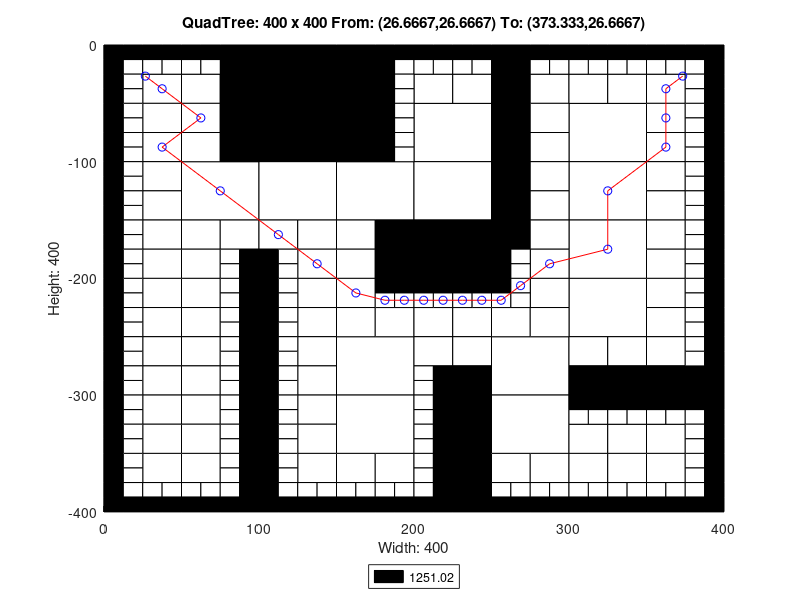

Here is the MATLAB script that generated this plot:
axis([0 400 -400 0]);
title('QuadTree: 400 x 400 From: (26.6667,26.6667) To: (373.333,26.6667)');
xlabel('Width: 400');
ylabel('Height: 400');
rectangle('Position',[100 -50 50 50], 'FaceColor',[0 0 0]);
rectangle('Position',[100 -100 50 50], 'FaceColor',[0 0 0]);
rectangle('Position',[50 -150 50 50], 'FaceColor',[1 1 1]);
rectangle('Position',[100 -150 50 50], 'FaceColor',[1 1 1]);
rectangle('Position',[150 -150 50 50], 'FaceColor',[1 1 1]);
rectangle('Position',[200 -100 50 50], 'FaceColor',[1 1 1]);
rectangle('Position',[300 -100 50 50], 'FaceColor',[1 1 1]);
rectangle('Position',[200 -150 50 50], 'FaceColor',[1 1 1]);
rectangle('Position',[200 -200 50 50], 'FaceColor',[0 0 0]);
rectangle('Position',[300 -150 50 50], 'FaceColor',[1 1 1]);
rectangle('Position',[300 -200 50 50], 'FaceColor',[1 1 1]);
rectangle('Position',[150 -300 50 50], 'FaceColor',[1 1 1]);
rectangle('Position',[150 -350 50 50], 'FaceColor',[1 1 1]);
rectangle('Position',[250 -300 50 50], 'FaceColor',[1 1 1]);
rectangle('Position',[300 -250 50 50], 'FaceColor',[1 1 1]);
rectangle('Position',[250 -350 50 50], 'FaceColor',[1 1 1]);
rectangle('Position',[25 -50 25 25], 'FaceColor',[1 1 1]);
rectangle('Position',[75 -25 25 25], 'FaceColor',[0 0 0]);
rectangle('Position',[50 -50 25 25], 'FaceColor',[1 1 1]);
rectangle('Position',[75 -50 25 25], 'FaceColor',[0 0 0]);
rectangle('Position',[25 -75 25 25], 'FaceColor',[1 1 1]);
rectangle('Position',[25 -100 25 25], 'FaceColor',[1 1 1]);
rectangle('Position',[50 -75 25 25], 'FaceColor',[1 1 1]);
rectangle('Position',[75 -75 25 25], 'FaceColor',[0 0 0]);
rectangle('Position',[50 -100 25 25], 'FaceColor',[1 1 1]);
rectangle('Position',[75 -100 25 25], 'FaceColor',[0 0 0]);
rectangle('Position',[150 -25 25 25], 'FaceColor',[0 0 0]);
rectangle('Position',[150 -50 25 25], 'FaceColor',[0 0 0]);
rectangle('Position',[150 -75 25 25], 'FaceColor',[0 0 0]);
rectangle('Position',[150 -100 25 25], 'FaceColor',[0 0 0]);
rectangle('Position',[25 -125 25 25], 'FaceColor',[1 1 1]);
rectangle('Position',[25 -150 25 25], 'FaceColor',[1 1 1]);
rectangle('Position',[25 -175 25 25], 'FaceColor',[1 1 1]);
rectangle('Position',[25 -200 25 25], 'FaceColor',[1 1 1]);
rectangle('Position',[50 -175 25 25], 'FaceColor',[1 1 1]);
rectangle('Position',[75 -175 25 25], 'FaceColor',[1 1 1]);
rectangle('Position',[50 -200 25 25], 'FaceColor',[1 1 1]);
rectangle('Position',[100 -175 25 25], 'FaceColor',[1 1 1]);
rectangle('Position',[125 -175 25 25], 'FaceColor',[1 1 1]);
rectangle('Position',[125 -200 25 25], 'FaceColor',[1 1 1]);
rectangle('Position',[150 -175 25 25], 'FaceColor',[1 1 1]);
rectangle('Position',[175 -175 25 25], 'FaceColor',[0 0 0]);
rectangle('Position',[150 -200 25 25], 'FaceColor',[1 1 1]);
rectangle('Position',[175 -200 25 25], 'FaceColor',[0 0 0]);
rectangle('Position',[200 -50 25 25], 'FaceColor',[1 1 1]);
rectangle('Position',[225 -50 25 25], 'FaceColor',[1 1 1]);
rectangle('Position',[250 -25 25 25], 'FaceColor',[0 0 0]);
rectangle('Position',[250 -50 25 25], 'FaceColor',[0 0 0]);
rectangle('Position',[275 -50 25 25], 'FaceColor',[1 1 1]);
rectangle('Position',[250 -75 25 25], 'FaceColor',[0 0 0]);
rectangle('Position',[275 -75 25 25], 'FaceColor',[1 1 1]);
rectangle('Position',[250 -100 25 25], 'FaceColor',[0 0 0]);
rectangle('Position',[275 -100 25 25], 'FaceColor',[1 1 1]);
rectangle('Position',[300 -50 25 25], 'FaceColor',[1 1 1]);
rectangle('Position',[325 -50 25 25], 'FaceColor',[1 1 1]);
rectangle('Position',[350 -50 25 25], 'FaceColor',[1 1 1]);
rectangle('Position',[350 -75 25 25], 'FaceColor',[1 1 1]);
rectangle('Position',[350 -100 25 25], 'FaceColor',[1 1 1]);
rectangle('Position',[250 -125 25 25], 'FaceColor',[0 0 0]);
rectangle('Position',[275 -125 25 25], 'FaceColor',[1 1 1]);
rectangle('Position',[250 -150 25 25], 'FaceColor',[0 0 0]);
rectangle('Position',[275 -150 25 25], 'FaceColor',[1 1 1]);
rectangle('Position',[250 -175 25 25], 'FaceColor',[0 0 0]);
rectangle('Position',[275 -175 25 25], 'FaceColor',[1 1 1]);
rectangle('Position',[275 -200 25 25], 'FaceColor',[1 1 1]);
rectangle('Position',[350 -125 25 25], 'FaceColor',[1 1 1]);
rectangle('Position',[350 -150 25 25], 'FaceColor',[1 1 1]);
rectangle('Position',[350 -175 25 25], 'FaceColor',[1 1 1]);
rectangle('Position',[350 -200 25 25], 'FaceColor',[1 1 1]);
rectangle('Position',[25 -225 25 25], 'FaceColor',[1 1 1]);
rectangle('Position',[25 -250 25 25], 'FaceColor',[1 1 1]);
rectangle('Position',[50 -225 25 25], 'FaceColor',[1 1 1]);
rectangle('Position',[50 -250 25 25], 'FaceColor',[1 1 1]);
rectangle('Position',[25 -275 25 25], 'FaceColor',[1 1 1]);
rectangle('Position',[25 -300 25 25], 'FaceColor',[1 1 1]);
rectangle('Position',[50 -275 25 25], 'FaceColor',[1 1 1]);
rectangle('Position',[50 -300 25 25], 'FaceColor',[1 1 1]);
rectangle('Position',[125 -225 25 25], 'FaceColor',[1 1 1]);
rectangle('Position',[125 -250 25 25], 'FaceColor',[1 1 1]);
rectangle('Position',[150 -225 25 25], 'FaceColor',[1 1 1]);
rectangle('Position',[150 -250 25 25], 'FaceColor',[1 1 1]);
rectangle('Position',[175 -250 25 25], 'FaceColor',[1 1 1]);
rectangle('Position',[125 -275 25 25], 'FaceColor',[1 1 1]);
rectangle('Position',[125 -300 25 25], 'FaceColor',[1 1 1]);
rectangle('Position',[25 -325 25 25], 'FaceColor',[1 1 1]);
rectangle('Position',[25 -350 25 25], 'FaceColor',[1 1 1]);
rectangle('Position',[50 -325 25 25], 'FaceColor',[1 1 1]);
rectangle('Position',[50 -350 25 25], 'FaceColor',[1 1 1]);
rectangle('Position',[25 -375 25 25], 'FaceColor',[1 1 1]);
rectangle('Position',[50 -375 25 25], 'FaceColor',[1 1 1]);
rectangle('Position',[125 -325 25 25], 'FaceColor',[1 1 1]);
rectangle('Position',[125 -350 25 25], 'FaceColor',[1 1 1]);
rectangle('Position',[125 -375 25 25], 'FaceColor',[1 1 1]);
rectangle('Position',[150 -375 25 25], 'FaceColor',[1 1 1]);
rectangle('Position',[175 -375 25 25], 'FaceColor',[1 1 1]);
rectangle('Position',[200 -250 25 25], 'FaceColor',[1 1 1]);
rectangle('Position',[225 -250 25 25], 'FaceColor',[1 1 1]);
rectangle('Position',[275 -225 25 25], 'FaceColor',[1 1 1]);
rectangle('Position',[250 -250 25 25], 'FaceColor',[1 1 1]);
rectangle('Position',[275 -250 25 25], 'FaceColor',[1 1 1]);
rectangle('Position',[200 -275 25 25], 'FaceColor',[1 1 1]);
rectangle('Position',[225 -275 25 25], 'FaceColor',[1 1 1]);
rectangle('Position',[225 -300 25 25], 'FaceColor',[0 0 0]);
rectangle('Position',[350 -225 25 25], 'FaceColor',[1 1 1]);
rectangle('Position',[350 -250 25 25], 'FaceColor',[1 1 1]);
rectangle('Position',[300 -275 25 25], 'FaceColor',[1 1 1]);
rectangle('Position',[325 -275 25 25], 'FaceColor',[1 1 1]);
rectangle('Position',[300 -300 25 25], 'FaceColor',[0 0 0]);
rectangle('Position',[325 -300 25 25], 'FaceColor',[0 0 0]);
rectangle('Position',[350 -275 25 25], 'FaceColor',[1 1 1]);
rectangle('Position',[350 -300 25 25], 'FaceColor',[0 0 0]);
rectangle('Position',[375 -300 25 25], 'FaceColor',[0 0 0]);
rectangle('Position',[225 -325 25 25], 'FaceColor',[0 0 0]);
rectangle('Position',[225 -350 25 25], 'FaceColor',[0 0 0]);
rectangle('Position',[225 -375 25 25], 'FaceColor',[0 0 0]);
rectangle('Position',[225 -400 25 25], 'FaceColor',[0 0 0]);
rectangle('Position',[250 -375 25 25], 'FaceColor',[1 1 1]);
rectangle('Position',[275 -375 25 25], 'FaceColor',[1 1 1]);
rectangle('Position',[300 -350 25 25], 'FaceColor',[1 1 1]);
rectangle('Position',[325 -350 25 25], 'FaceColor',[1 1 1]);
rectangle('Position',[350 -350 25 25], 'FaceColor',[1 1 1]);
rectangle('Position',[300 -375 25 25], 'FaceColor',[1 1 1]);
rectangle('Position',[325 -375 25 25], 'FaceColor',[1 1 1]);
rectangle('Position',[350 -375 25 25], 'FaceColor',[1 1 1]);
rectangle('Position',[0 -12.5 12.5 12.5], 'FaceColor',[0 0 0]);
rectangle('Position',[12.5 -12.5 12.5 12.5], 'FaceColor',[0 0 0]);
rectangle('Position',[0 -25 12.5 12.5], 'FaceColor',[0 0 0]);
rectangle('Position',[12.5 -25 12.5 12.5], 'FaceColor',[1 1 1]);
rectangle('Position',[25 -12.5 12.5 12.5], 'FaceColor',[0 0 0]);
rectangle('Position',[37.5 -12.5 12.5 12.5], 'FaceColor',[0 0 0]);
rectangle('Position',[25 -25 12.5 12.5], 'FaceColor',[1 1 1]);
rectangle('Position',[37.5 -25 12.5 12.5], 'FaceColor',[1 1 1]);
rectangle('Position',[0 -37.5 12.5 12.5], 'FaceColor',[0 0 0]);
rectangle('Position',[12.5 -37.5 12.5 12.5], 'FaceColor',[1 1 1]);
rectangle('Position',[0 -50 12.5 12.5], 'FaceColor',[0 0 0]);
rectangle('Position',[12.5 -50 12.5 12.5], 'FaceColor',[1 1 1]);
rectangle('Position',[50 -12.5 12.5 12.5], 'FaceColor',[0 0 0]);
rectangle('Position',[62.5 -12.5 12.5 12.5], 'FaceColor',[0 0 0]);
rectangle('Position',[50 -25 12.5 12.5], 'FaceColor',[1 1 1]);
rectangle('Position',[62.5 -25 12.5 12.5], 'FaceColor',[1 1 1]);
rectangle('Position',[0 -62.5 12.5 12.5], 'FaceColor',[0 0 0]);
rectangle('Position',[12.5 -62.5 12.5 12.5], 'FaceColor',[1 1 1]);
rectangle('Position',[0 -75 12.5 12.5], 'FaceColor',[0 0 0]);
rectangle('Position',[12.5 -75 12.5 12.5], 'FaceColor',[1 1 1]);
rectangle('Position',[0 -87.5 12.5 12.5], 'FaceColor',[0 0 0]);
rectangle('Position',[12.5 -87.5 12.5 12.5], 'FaceColor',[1 1 1]);
rectangle('Position',[0 -100 12.5 12.5], 'FaceColor',[0 0 0]);
rectangle('Position',[12.5 -100 12.5 12.5], 'FaceColor',[1 1 1]);
rectangle('Position',[175 -12.5 12.5 12.5], 'FaceColor',[0 0 0]);
rectangle('Position',[187.5 -12.5 12.5 12.5], 'FaceColor',[0 0 0]);
rectangle('Position',[175 -25 12.5 12.5], 'FaceColor',[0 0 0]);
rectangle('Position',[187.5 -25 12.5 12.5], 'FaceColor',[1 1 1]);
rectangle('Position',[175 -37.5 12.5 12.5], 'FaceColor',[0 0 0]);
rectangle('Position',[187.5 -37.5 12.5 12.5], 'FaceColor',[1 1 1]);
rectangle('Position',[175 -50 12.5 12.5], 'FaceColor',[0 0 0]);
rectangle('Position',[187.5 -50 12.5 12.5], 'FaceColor',[1 1 1]);
rectangle('Position',[175 -62.5 12.5 12.5], 'FaceColor',[0 0 0]);
rectangle('Position',[187.5 -62.5 12.5 12.5], 'FaceColor',[1 1 1]);
rectangle('Position',[175 -75 12.5 12.5], 'FaceColor',[0 0 0]);
rectangle('Position',[187.5 -75 12.5 12.5], 'FaceColor',[1 1 1]);
rectangle('Position',[175 -87.5 12.5 12.5], 'FaceColor',[0 0 0]);
rectangle('Position',[187.5 -87.5 12.5 12.5], 'FaceColor',[1 1 1]);
rectangle('Position',[175 -100 12.5 12.5], 'FaceColor',[0 0 0]);
rectangle('Position',[187.5 -100 12.5 12.5], 'FaceColor',[1 1 1]);
rectangle('Position',[0 -112.5 12.5 12.5], 'FaceColor',[0 0 0]);
rectangle('Position',[12.5 -112.5 12.5 12.5], 'FaceColor',[1 1 1]);
rectangle('Position',[0 -125 12.5 12.5], 'FaceColor',[0 0 0]);
rectangle('Position',[12.5 -125 12.5 12.5], 'FaceColor',[1 1 1]);
rectangle('Position',[0 -137.5 12.5 12.5], 'FaceColor',[0 0 0]);
rectangle('Position',[12.5 -137.5 12.5 12.5], 'FaceColor',[1 1 1]);
rectangle('Position',[0 -150 12.5 12.5], 'FaceColor',[0 0 0]);
rectangle('Position',[12.5 -150 12.5 12.5], 'FaceColor',[1 1 1]);
rectangle('Position',[0 -162.5 12.5 12.5], 'FaceColor',[0 0 0]);
rectangle('Position',[12.5 -162.5 12.5 12.5], 'FaceColor',[1 1 1]);
rectangle('Position',[0 -175 12.5 12.5], 'FaceColor',[0 0 0]);
rectangle('Position',[12.5 -175 12.5 12.5], 'FaceColor',[1 1 1]);
rectangle('Position',[0 -187.5 12.5 12.5], 'FaceColor',[0 0 0]);
rectangle('Position',[12.5 -187.5 12.5 12.5], 'FaceColor',[1 1 1]);
rectangle('Position',[0 -200 12.5 12.5], 'FaceColor',[0 0 0]);
rectangle('Position',[12.5 -200 12.5 12.5], 'FaceColor',[1 1 1]);
rectangle('Position',[75 -187.5 12.5 12.5], 'FaceColor',[1 1 1]);
rectangle('Position',[87.5 -187.5 12.5 12.5], 'FaceColor',[0 0 0]);
rectangle('Position',[75 -200 12.5 12.5], 'FaceColor',[1 1 1]);
rectangle('Position',[87.5 -200 12.5 12.5], 'FaceColor',[0 0 0]);
rectangle('Position',[100 -187.5 12.5 12.5], 'FaceColor',[0 0 0]);
rectangle('Position',[112.5 -187.5 12.5 12.5], 'FaceColor',[1 1 1]);
rectangle('Position',[100 -200 12.5 12.5], 'FaceColor',[0 0 0]);
rectangle('Position',[112.5 -200 12.5 12.5], 'FaceColor',[1 1 1]);
rectangle('Position',[200 -12.5 12.5 12.5], 'FaceColor',[0 0 0]);
rectangle('Position',[212.5 -12.5 12.5 12.5], 'FaceColor',[0 0 0]);
rectangle('Position',[200 -25 12.5 12.5], 'FaceColor',[1 1 1]);
rectangle('Position',[212.5 -25 12.5 12.5], 'FaceColor',[1 1 1]);
rectangle('Position',[225 -12.5 12.5 12.5], 'FaceColor',[0 0 0]);
rectangle('Position',[237.5 -12.5 12.5 12.5], 'FaceColor',[0 0 0]);
rectangle('Position',[225 -25 12.5 12.5], 'FaceColor',[1 1 1]);
rectangle('Position',[237.5 -25 12.5 12.5], 'FaceColor',[1 1 1]);
rectangle('Position',[275 -12.5 12.5 12.5], 'FaceColor',[0 0 0]);
rectangle('Position',[287.5 -12.5 12.5 12.5], 'FaceColor',[0 0 0]);
rectangle('Position',[275 -25 12.5 12.5], 'FaceColor',[1 1 1]);
rectangle('Position',[287.5 -25 12.5 12.5], 'FaceColor',[1 1 1]);
rectangle('Position',[300 -12.5 12.5 12.5], 'FaceColor',[0 0 0]);
rectangle('Position',[312.5 -12.5 12.5 12.5], 'FaceColor',[0 0 0]);
rectangle('Position',[300 -25 12.5 12.5], 'FaceColor',[1 1 1]);
rectangle('Position',[312.5 -25 12.5 12.5], 'FaceColor',[1 1 1]);
rectangle('Position',[325 -12.5 12.5 12.5], 'FaceColor',[0 0 0]);
rectangle('Position',[337.5 -12.5 12.5 12.5], 'FaceColor',[0 0 0]);
rectangle('Position',[325 -25 12.5 12.5], 'FaceColor',[1 1 1]);
rectangle('Position',[337.5 -25 12.5 12.5], 'FaceColor',[1 1 1]);
rectangle('Position',[350 -12.5 12.5 12.5], 'FaceColor',[0 0 0]);
rectangle('Position',[362.5 -12.5 12.5 12.5], 'FaceColor',[0 0 0]);
rectangle('Position',[350 -25 12.5 12.5], 'FaceColor',[1 1 1]);
rectangle('Position',[362.5 -25 12.5 12.5], 'FaceColor',[1 1 1]);
rectangle('Position',[375 -12.5 12.5 12.5], 'FaceColor',[0 0 0]);
rectangle('Position',[387.5 -12.5 12.5 12.5], 'FaceColor',[0 0 0]);
rectangle('Position',[375 -25 12.5 12.5], 'FaceColor',[1 1 1]);
rectangle('Position',[387.5 -25 12.5 12.5], 'FaceColor',[0 0 0]);
rectangle('Position',[375 -37.5 12.5 12.5], 'FaceColor',[1 1 1]);
rectangle('Position',[387.5 -37.5 12.5 12.5], 'FaceColor',[0 0 0]);
rectangle('Position',[375 -50 12.5 12.5], 'FaceColor',[1 1 1]);
rectangle('Position',[387.5 -50 12.5 12.5], 'FaceColor',[0 0 0]);
rectangle('Position',[375 -62.5 12.5 12.5], 'FaceColor',[1 1 1]);
rectangle('Position',[387.5 -62.5 12.5 12.5], 'FaceColor',[0 0 0]);
rectangle('Position',[375 -75 12.5 12.5], 'FaceColor',[1 1 1]);
rectangle('Position',[387.5 -75 12.5 12.5], 'FaceColor',[0 0 0]);
rectangle('Position',[375 -87.5 12.5 12.5], 'FaceColor',[1 1 1]);
rectangle('Position',[387.5 -87.5 12.5 12.5], 'FaceColor',[0 0 0]);
rectangle('Position',[375 -100 12.5 12.5], 'FaceColor',[1 1 1]);
rectangle('Position',[387.5 -100 12.5 12.5], 'FaceColor',[0 0 0]);
rectangle('Position',[250 -187.5 12.5 12.5], 'FaceColor',[0 0 0]);
rectangle('Position',[262.5 -187.5 12.5 12.5], 'FaceColor',[1 1 1]);
rectangle('Position',[250 -200 12.5 12.5], 'FaceColor',[0 0 0]);
rectangle('Position',[262.5 -200 12.5 12.5], 'FaceColor',[1 1 1]);
rectangle('Position',[375 -112.5 12.5 12.5], 'FaceColor',[1 1 1]);
rectangle('Position',[387.5 -112.5 12.5 12.5], 'FaceColor',[0 0 0]);
rectangle('Position',[375 -125 12.5 12.5], 'FaceColor',[1 1 1]);
rectangle('Position',[387.5 -125 12.5 12.5], 'FaceColor',[0 0 0]);
rectangle('Position',[375 -137.5 12.5 12.5], 'FaceColor',[1 1 1]);
rectangle('Position',[387.5 -137.5 12.5 12.5], 'FaceColor',[0 0 0]);
rectangle('Position',[375 -150 12.5 12.5], 'FaceColor',[1 1 1]);
rectangle('Position',[387.5 -150 12.5 12.5], 'FaceColor',[0 0 0]);
rectangle('Position',[375 -162.5 12.5 12.5], 'FaceColor',[1 1 1]);
rectangle('Position',[387.5 -162.5 12.5 12.5], 'FaceColor',[0 0 0]);
rectangle('Position',[375 -175 12.5 12.5], 'FaceColor',[1 1 1]);
rectangle('Position',[387.5 -175 12.5 12.5], 'FaceColor',[0 0 0]);
rectangle('Position',[375 -187.5 12.5 12.5], 'FaceColor',[1 1 1]);
rectangle('Position',[387.5 -187.5 12.5 12.5], 'FaceColor',[0 0 0]);
rectangle('Position',[375 -200 12.5 12.5], 'FaceColor',[1 1 1]);
rectangle('Position',[387.5 -200 12.5 12.5], 'FaceColor',[0 0 0]);
rectangle('Position',[0 -212.5 12.5 12.5], 'FaceColor',[0 0 0]);
rectangle('Position',[12.5 -212.5 12.5 12.5], 'FaceColor',[1 1 1]);
rectangle('Position',[0 -225 12.5 12.5], 'FaceColor',[0 0 0]);
rectangle('Position',[12.5 -225 12.5 12.5], 'FaceColor',[1 1 1]);
rectangle('Position',[0 -237.5 12.5 12.5], 'FaceColor',[0 0 0]);
rectangle('Position',[12.5 -237.5 12.5 12.5], 'FaceColor',[1 1 1]);
rectangle('Position',[0 -250 12.5 12.5], 'FaceColor',[0 0 0]);
rectangle('Position',[12.5 -250 12.5 12.5], 'FaceColor',[1 1 1]);
rectangle('Position',[75 -212.5 12.5 12.5], 'FaceColor',[1 1 1]);
rectangle('Position',[87.5 -212.5 12.5 12.5], 'FaceColor',[0 0 0]);
rectangle('Position',[75 -225 12.5 12.5], 'FaceColor',[1 1 1]);
rectangle('Position',[87.5 -225 12.5 12.5], 'FaceColor',[0 0 0]);
rectangle('Position',[75 -237.5 12.5 12.5], 'FaceColor',[1 1 1]);
rectangle('Position',[87.5 -237.5 12.5 12.5], 'FaceColor',[0 0 0]);
rectangle('Position',[75 -250 12.5 12.5], 'FaceColor',[1 1 1]);
rectangle('Position',[87.5 -250 12.5 12.5], 'FaceColor',[0 0 0]);
rectangle('Position',[0 -262.5 12.5 12.5], 'FaceColor',[0 0 0]);
rectangle('Position',[12.5 -262.5 12.5 12.5], 'FaceColor',[1 1 1]);
rectangle('Position',[0 -275 12.5 12.5], 'FaceColor',[0 0 0]);
rectangle('Position',[12.5 -275 12.5 12.5], 'FaceColor',[1 1 1]);
rectangle('Position',[0 -287.5 12.5 12.5], 'FaceColor',[0 0 0]);
rectangle('Position',[12.5 -287.5 12.5 12.5], 'FaceColor',[1 1 1]);
rectangle('Position',[0 -300 12.5 12.5], 'FaceColor',[0 0 0]);
rectangle('Position',[12.5 -300 12.5 12.5], 'FaceColor',[1 1 1]);
rectangle('Position',[75 -262.5 12.5 12.5], 'FaceColor',[1 1 1]);
rectangle('Position',[87.5 -262.5 12.5 12.5], 'FaceColor',[0 0 0]);
rectangle('Position',[75 -275 12.5 12.5], 'FaceColor',[1 1 1]);
rectangle('Position',[87.5 -275 12.5 12.5], 'FaceColor',[0 0 0]);
rectangle('Position',[75 -287.5 12.5 12.5], 'FaceColor',[1 1 1]);
rectangle('Position',[87.5 -287.5 12.5 12.5], 'FaceColor',[0 0 0]);
rectangle('Position',[75 -300 12.5 12.5], 'FaceColor',[1 1 1]);
rectangle('Position',[87.5 -300 12.5 12.5], 'FaceColor',[0 0 0]);
rectangle('Position',[100 -212.5 12.5 12.5], 'FaceColor',[0 0 0]);
rectangle('Position',[112.5 -212.5 12.5 12.5], 'FaceColor',[1 1 1]);
rectangle('Position',[100 -225 12.5 12.5], 'FaceColor',[0 0 0]);
rectangle('Position',[112.5 -225 12.5 12.5], 'FaceColor',[1 1 1]);
rectangle('Position',[100 -237.5 12.5 12.5], 'FaceColor',[0 0 0]);
rectangle('Position',[112.5 -237.5 12.5 12.5], 'FaceColor',[1 1 1]);
rectangle('Position',[100 -250 12.5 12.5], 'FaceColor',[0 0 0]);
rectangle('Position',[112.5 -250 12.5 12.5], 'FaceColor',[1 1 1]);
rectangle('Position',[175 -212.5 12.5 12.5], 'FaceColor',[0 0 0]);
rectangle('Position',[187.5 -212.5 12.5 12.5], 'FaceColor',[0 0 0]);
rectangle('Position',[175 -225 12.5 12.5], 'FaceColor',[1 1 1]);
rectangle('Position',[187.5 -225 12.5 12.5], 'FaceColor',[1 1 1]);
rectangle('Position',[100 -262.5 12.5 12.5], 'FaceColor',[0 0 0]);
rectangle('Position',[112.5 -262.5 12.5 12.5], 'FaceColor',[1 1 1]);
rectangle('Position',[100 -275 12.5 12.5], 'FaceColor',[0 0 0]);
rectangle('Position',[112.5 -275 12.5 12.5], 'FaceColor',[1 1 1]);
rectangle('Position',[100 -287.5 12.5 12.5], 'FaceColor',[0 0 0]);
rectangle('Position',[112.5 -287.5 12.5 12.5], 'FaceColor',[1 1 1]);
rectangle('Position',[100 -300 12.5 12.5], 'FaceColor',[0 0 0]);
rectangle('Position',[112.5 -300 12.5 12.5], 'FaceColor',[1 1 1]);
rectangle('Position',[0 -312.5 12.5 12.5], 'FaceColor',[0 0 0]);
rectangle('Position',[12.5 -312.5 12.5 12.5], 'FaceColor',[1 1 1]);
rectangle('Position',[0 -325 12.5 12.5], 'FaceColor',[0 0 0]);
rectangle('Position',[12.5 -325 12.5 12.5], 'FaceColor',[1 1 1]);
rectangle('Position',[0 -337.5 12.5 12.5], 'FaceColor',[0 0 0]);
rectangle('Position',[12.5 -337.5 12.5 12.5], 'FaceColor',[1 1 1]);
rectangle('Position',[0 -350 12.5 12.5], 'FaceColor',[0 0 0]);
rectangle('Position',[12.5 -350 12.5 12.5], 'FaceColor',[1 1 1]);
rectangle('Position',[75 -312.5 12.5 12.5], 'FaceColor',[1 1 1]);
rectangle('Position',[87.5 -312.5 12.5 12.5], 'FaceColor',[0 0 0]);
rectangle('Position',[75 -325 12.5 12.5], 'FaceColor',[1 1 1]);
rectangle('Position',[87.5 -325 12.5 12.5], 'FaceColor',[0 0 0]);
rectangle('Position',[75 -337.5 12.5 12.5], 'FaceColor',[1 1 1]);
rectangle('Position',[87.5 -337.5 12.5 12.5], 'FaceColor',[0 0 0]);
rectangle('Position',[75 -350 12.5 12.5], 'FaceColor',[1 1 1]);
rectangle('Position',[87.5 -350 12.5 12.5], 'FaceColor',[0 0 0]);
rectangle('Position',[0 -362.5 12.5 12.5], 'FaceColor',[0 0 0]);
rectangle('Position',[12.5 -362.5 12.5 12.5], 'FaceColor',[1 1 1]);
rectangle('Position',[0 -375 12.5 12.5], 'FaceColor',[0 0 0]);
rectangle('Position',[12.5 -375 12.5 12.5], 'FaceColor',[1 1 1]);
rectangle('Position',[0 -387.5 12.5 12.5], 'FaceColor',[0 0 0]);
rectangle('Position',[12.5 -387.5 12.5 12.5], 'FaceColor',[1 1 1]);
rectangle('Position',[0 -400 12.5 12.5], 'FaceColor',[0 0 0]);
rectangle('Position',[12.5 -400 12.5 12.5], 'FaceColor',[0 0 0]);
rectangle('Position',[25 -387.5 12.5 12.5], 'FaceColor',[1 1 1]);
rectangle('Position',[37.5 -387.5 12.5 12.5], 'FaceColor',[1 1 1]);
rectangle('Position',[25 -400 12.5 12.5], 'FaceColor',[0 0 0]);
rectangle('Position',[37.5 -400 12.5 12.5], 'FaceColor',[0 0 0]);
rectangle('Position',[75 -362.5 12.5 12.5], 'FaceColor',[1 1 1]);
rectangle('Position',[87.5 -362.5 12.5 12.5], 'FaceColor',[0 0 0]);
rectangle('Position',[75 -375 12.5 12.5], 'FaceColor',[1 1 1]);
rectangle('Position',[87.5 -375 12.5 12.5], 'FaceColor',[0 0 0]);
rectangle('Position',[50 -387.5 12.5 12.5], 'FaceColor',[1 1 1]);
rectangle('Position',[62.5 -387.5 12.5 12.5], 'FaceColor',[1 1 1]);
rectangle('Position',[50 -400 12.5 12.5], 'FaceColor',[0 0 0]);
rectangle('Position',[62.5 -400 12.5 12.5], 'FaceColor',[0 0 0]);
rectangle('Position',[75 -387.5 12.5 12.5], 'FaceColor',[1 1 1]);
rectangle('Position',[87.5 -387.5 12.5 12.5], 'FaceColor',[0 0 0]);
rectangle('Position',[75 -400 12.5 12.5], 'FaceColor',[0 0 0]);
rectangle('Position',[87.5 -400 12.5 12.5], 'FaceColor',[0 0 0]);
rectangle('Position',[100 -312.5 12.5 12.5], 'FaceColor',[0 0 0]);
rectangle('Position',[112.5 -312.5 12.5 12.5], 'FaceColor',[1 1 1]);
rectangle('Position',[100 -325 12.5 12.5], 'FaceColor',[0 0 0]);
rectangle('Position',[112.5 -325 12.5 12.5], 'FaceColor',[1 1 1]);
rectangle('Position',[100 -337.5 12.5 12.5], 'FaceColor',[0 0 0]);
rectangle('Position',[112.5 -337.5 12.5 12.5], 'FaceColor',[1 1 1]);
rectangle('Position',[100 -350 12.5 12.5], 'FaceColor',[0 0 0]);
rectangle('Position',[112.5 -350 12.5 12.5], 'FaceColor',[1 1 1]);
rectangle('Position',[100 -362.5 12.5 12.5], 'FaceColor',[0 0 0]);
rectangle('Position',[112.5 -362.5 12.5 12.5], 'FaceColor',[1 1 1]);
rectangle('Position',[100 -375 12.5 12.5], 'FaceColor',[0 0 0]);
rectangle('Position',[112.5 -375 12.5 12.5], 'FaceColor',[1 1 1]);
rectangle('Position',[100 -387.5 12.5 12.5], 'FaceColor',[0 0 0]);
rectangle('Position',[112.5 -387.5 12.5 12.5], 'FaceColor',[1 1 1]);
rectangle('Position',[100 -400 12.5 12.5], 'FaceColor',[0 0 0]);
rectangle('Position',[112.5 -400 12.5 12.5], 'FaceColor',[0 0 0]);
rectangle('Position',[125 -387.5 12.5 12.5], 'FaceColor',[1 1 1]);
rectangle('Position',[137.5 -387.5 12.5 12.5], 'FaceColor',[1 1 1]);
rectangle('Position',[125 -400 12.5 12.5], 'FaceColor',[0 0 0]);
rectangle('Position',[137.5 -400 12.5 12.5], 'FaceColor',[0 0 0]);
rectangle('Position',[150 -387.5 12.5 12.5], 'FaceColor',[1 1 1]);
rectangle('Position',[162.5 -387.5 12.5 12.5], 'FaceColor',[1 1 1]);
rectangle('Position',[150 -400 12.5 12.5], 'FaceColor',[0 0 0]);
rectangle('Position',[162.5 -400 12.5 12.5], 'FaceColor',[0 0 0]);
rectangle('Position',[175 -387.5 12.5 12.5], 'FaceColor',[1 1 1]);
rectangle('Position',[187.5 -387.5 12.5 12.5], 'FaceColor',[1 1 1]);
rectangle('Position',[175 -400 12.5 12.5], 'FaceColor',[0 0 0]);
rectangle('Position',[187.5 -400 12.5 12.5], 'FaceColor',[0 0 0]);
rectangle('Position',[200 -212.5 12.5 12.5], 'FaceColor',[0 0 0]);
rectangle('Position',[212.5 -212.5 12.5 12.5], 'FaceColor',[0 0 0]);
rectangle('Position',[200 -225 12.5 12.5], 'FaceColor',[1 1 1]);
rectangle('Position',[212.5 -225 12.5 12.5], 'FaceColor',[1 1 1]);
rectangle('Position',[225 -212.5 12.5 12.5], 'FaceColor',[0 0 0]);
rectangle('Position',[237.5 -212.5 12.5 12.5], 'FaceColor',[0 0 0]);
rectangle('Position',[225 -225 12.5 12.5], 'FaceColor',[1 1 1]);
rectangle('Position',[237.5 -225 12.5 12.5], 'FaceColor',[1 1 1]);
rectangle('Position',[250 -212.5 12.5 12.5], 'FaceColor',[0 0 0]);
rectangle('Position',[262.5 -212.5 12.5 12.5], 'FaceColor',[1 1 1]);
rectangle('Position',[250 -225 12.5 12.5], 'FaceColor',[1 1 1]);
rectangle('Position',[262.5 -225 12.5 12.5], 'FaceColor',[1 1 1]);
rectangle('Position',[200 -287.5 12.5 12.5], 'FaceColor',[1 1 1]);
rectangle('Position',[212.5 -287.5 12.5 12.5], 'FaceColor',[0 0 0]);
rectangle('Position',[200 -300 12.5 12.5], 'FaceColor',[1 1 1]);
rectangle('Position',[212.5 -300 12.5 12.5], 'FaceColor',[0 0 0]);
rectangle('Position',[375 -212.5 12.5 12.5], 'FaceColor',[1 1 1]);
rectangle('Position',[387.5 -212.5 12.5 12.5], 'FaceColor',[0 0 0]);
rectangle('Position',[375 -225 12.5 12.5], 'FaceColor',[1 1 1]);
rectangle('Position',[387.5 -225 12.5 12.5], 'FaceColor',[0 0 0]);
rectangle('Position',[375 -237.5 12.5 12.5], 'FaceColor',[1 1 1]);
rectangle('Position',[387.5 -237.5 12.5 12.5], 'FaceColor',[0 0 0]);
rectangle('Position',[375 -250 12.5 12.5], 'FaceColor',[1 1 1]);
rectangle('Position',[387.5 -250 12.5 12.5], 'FaceColor',[0 0 0]);
rectangle('Position',[375 -262.5 12.5 12.5], 'FaceColor',[1 1 1]);
rectangle('Position',[387.5 -262.5 12.5 12.5], 'FaceColor',[0 0 0]);
rectangle('Position',[375 -275 12.5 12.5], 'FaceColor',[1 1 1]);
rectangle('Position',[387.5 -275 12.5 12.5], 'FaceColor',[0 0 0]);
rectangle('Position',[200 -312.5 12.5 12.5], 'FaceColor',[1 1 1]);
rectangle('Position',[212.5 -312.5 12.5 12.5], 'FaceColor',[0 0 0]);
rectangle('Position',[200 -325 12.5 12.5], 'FaceColor',[1 1 1]);
rectangle('Position',[212.5 -325 12.5 12.5], 'FaceColor',[0 0 0]);
rectangle('Position',[200 -337.5 12.5 12.5], 'FaceColor',[1 1 1]);
rectangle('Position',[212.5 -337.5 12.5 12.5], 'FaceColor',[0 0 0]);
rectangle('Position',[200 -350 12.5 12.5], 'FaceColor',[1 1 1]);
rectangle('Position',[212.5 -350 12.5 12.5], 'FaceColor',[0 0 0]);
rectangle('Position',[200 -362.5 12.5 12.5], 'FaceColor',[1 1 1]);
rectangle('Position',[212.5 -362.5 12.5 12.5], 'FaceColor',[0 0 0]);
rectangle('Position',[200 -375 12.5 12.5], 'FaceColor',[1 1 1]);
rectangle('Position',[212.5 -375 12.5 12.5], 'FaceColor',[0 0 0]);
rectangle('Position',[200 -387.5 12.5 12.5], 'FaceColor',[1 1 1]);
rectangle('Position',[212.5 -387.5 12.5 12.5], 'FaceColor',[0 0 0]);
rectangle('Position',[200 -400 12.5 12.5], 'FaceColor',[0 0 0]);
rectangle('Position',[212.5 -400 12.5 12.5], 'FaceColor',[0 0 0]);
rectangle('Position',[250 -387.5 12.5 12.5], 'FaceColor',[1 1 1]);
rectangle('Position',[262.5 -387.5 12.5 12.5], 'FaceColor',[1 1 1]);
rectangle('Position',[250 -400 12.5 12.5], 'FaceColor',[0 0 0]);
rectangle('Position',[262.5 -400 12.5 12.5], 'FaceColor',[0 0 0]);
rectangle('Position',[275 -387.5 12.5 12.5], 'FaceColor',[1 1 1]);
rectangle('Position',[287.5 -387.5 12.5 12.5], 'FaceColor',[1 1 1]);
rectangle('Position',[275 -400 12.5 12.5], 'FaceColor',[0 0 0]);
rectangle('Position',[287.5 -400 12.5 12.5], 'FaceColor',[0 0 0]);
rectangle('Position',[300 -312.5 12.5 12.5], 'FaceColor',[0 0 0]);
rectangle('Position',[312.5 -312.5 12.5 12.5], 'FaceColor',[0 0 0]);
rectangle('Position',[300 -325 12.5 12.5], 'FaceColor',[1 1 1]);
rectangle('Position',[312.5 -325 12.5 12.5], 'FaceColor',[1 1 1]);
rectangle('Position',[325 -312.5 12.5 12.5], 'FaceColor',[0 0 0]);
rectangle('Position',[337.5 -312.5 12.5 12.5], 'FaceColor',[0 0 0]);
rectangle('Position',[325 -325 12.5 12.5], 'FaceColor',[1 1 1]);
rectangle('Position',[337.5 -325 12.5 12.5], 'FaceColor',[1 1 1]);
rectangle('Position',[350 -312.5 12.5 12.5], 'FaceColor',[0 0 0]);
rectangle('Position',[362.5 -312.5 12.5 12.5], 'FaceColor',[0 0 0]);
rectangle('Position',[350 -325 12.5 12.5], 'FaceColor',[1 1 1]);
rectangle('Position',[362.5 -325 12.5 12.5], 'FaceColor',[1 1 1]);
rectangle('Position',[375 -312.5 12.5 12.5], 'FaceColor',[0 0 0]);
rectangle('Position',[387.5 -312.5 12.5 12.5], 'FaceColor',[0 0 0]);
rectangle('Position',[375 -325 12.5 12.5], 'FaceColor',[1 1 1]);
rectangle('Position',[387.5 -325 12.5 12.5], 'FaceColor',[0 0 0]);
rectangle('Position',[375 -337.5 12.5 12.5], 'FaceColor',[1 1 1]);
rectangle('Position',[387.5 -337.5 12.5 12.5], 'FaceColor',[0 0 0]);
rectangle('Position',[375 -350 12.5 12.5], 'FaceColor',[1 1 1]);
rectangle('Position',[387.5 -350 12.5 12.5], 'FaceColor',[0 0 0]);
rectangle('Position',[300 -387.5 12.5 12.5], 'FaceColor',[1 1 1]);
rectangle('Position',[312.5 -387.5 12.5 12.5], 'FaceColor',[1 1 1]);
rectangle('Position',[300 -400 12.5 12.5], 'FaceColor',[0 0 0]);
rectangle('Position',[312.5 -400 12.5 12.5], 'FaceColor',[0 0 0]);
rectangle('Position',[325 -387.5 12.5 12.5], 'FaceColor',[1 1 1]);
rectangle('Position',[337.5 -387.5 12.5 12.5], 'FaceColor',[1 1 1]);
rectangle('Position',[325 -400 12.5 12.5], 'FaceColor',[0 0 0]);
rectangle('Position',[337.5 -400 12.5 12.5], 'FaceColor',[0 0 0]);
rectangle('Position',[375 -362.5 12.5 12.5], 'FaceColor',[1 1 1]);
rectangle('Position',[387.5 -362.5 12.5 12.5], 'FaceColor',[0 0 0]);
rectangle('Position',[375 -375 12.5 12.5], 'FaceColor',[1 1 1]);
rectangle('Position',[387.5 -375 12.5 12.5], 'FaceColor',[0 0 0]);
rectangle('Position',[350 -387.5 12.5 12.5], 'FaceColor',[1 1 1]);
rectangle('Position',[362.5 -387.5 12.5 12.5], 'FaceColor',[1 1 1]);
rectangle('Position',[350 -400 12.5 12.5], 'FaceColor',[0 0 0]);
rectangle('Position',[362.5 -400 12.5 12.5], 'FaceColor',[0 0 0]);
rectangle('Position',[375 -387.5 12.5 12.5], 'FaceColor',[1 1 1]);
rectangle('Position',[387.5 -387.5 12.5 12.5], 'FaceColor',[0 0 0]);
rectangle('Position',[375 -400 12.5 12.5], 'FaceColor',[0 0 0]);
rectangle('Position',[387.5 -400 12.5 12.5], 'FaceColor',[0 0 0]);
X=[373.333,362.5,362.5,362.5,325,325,287.5,268.75,256.25,243.75,231.25,218.75,206.25,193.75,181.25,162.5,137.5,112.5,75,37.5,62.5,37.5,26.6667];
Y=[-26.6667,-37.5,-62.5,-87.5,-125,-175,-187.5,-206.25,-218.75,-218.75,-218.75,-218.75,-218.75,-218.75,-218.75,-212.5,-187.5,-162.5,-125,-87.5,-62.5,-37.5,-26.6667];
hold on;
plot(X,Y,'r');
plot(X,Y,'bo');
legend('1251.02','Location','southoutside');
